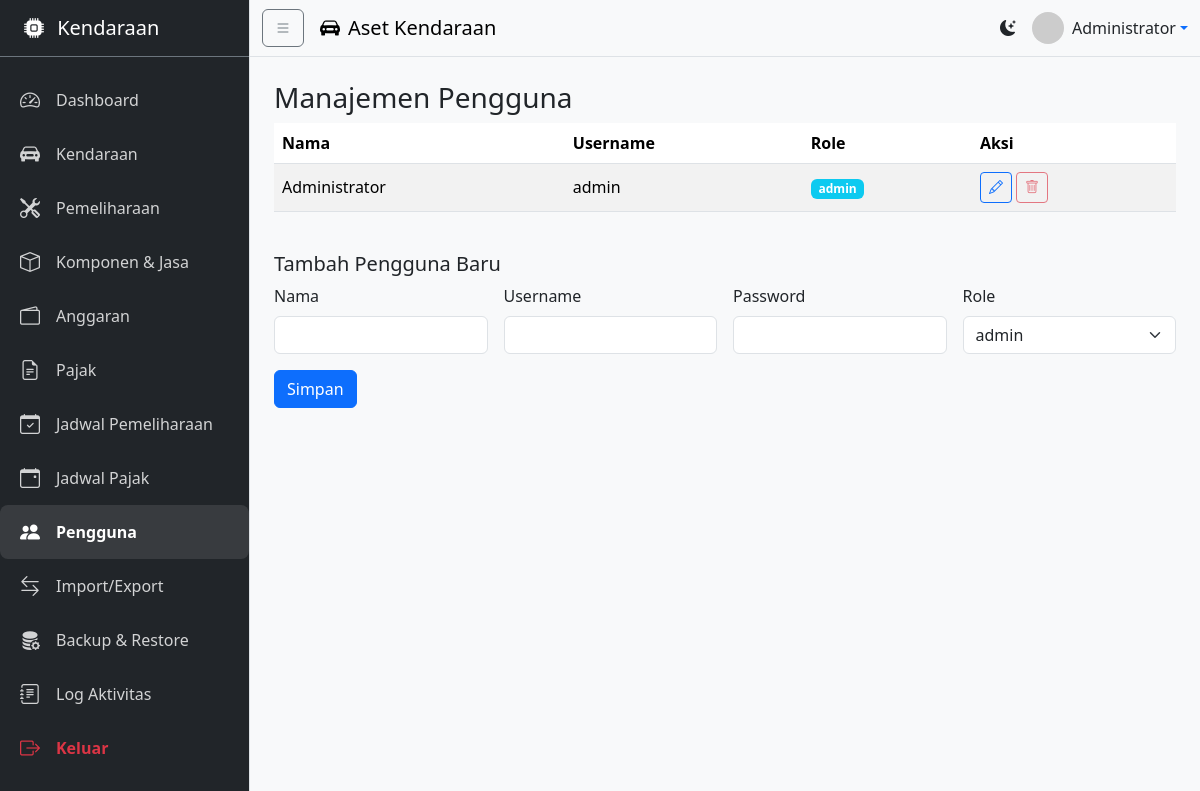
The app's page /users (signed in) with its own data.
### tables this page shows
CREATE TABLE IF NOT EXISTS users (
  id INT AUTO_INCREMENT PRIMARY KEY,
  name VARCHAR(100) NOT NULL,
  username VARCHAR(50) NOT NULL UNIQUE,
  password VARCHAR(255) NOT NULL,
  role ENUM('admin','user') NOT NULL DEFAULT 'user'
);

### app/core/Controller.php (called while the page is built, shortened)
<?php
class Controller {
    protected function render($view, $params = []) {
        include __DIR__ . '/../views/layouts/main.php';
    }
}

### app/controllers/UserController.php (called while the page is built, shortened)
<?php
class UserController extends Controller
{
    public function index()
    {
        $users = User::all();
        $this->render('user/index', compact('users'));
    }
}

### app/core/Router.php (called while the page is built, shortened)
<?php
class Router {
    private $routes = ['GET'=>[], 'POST'=>[]];
    public function get($p,$h){ $this->routes['GET'][$p]=$h; }
    public function post($p,$h){ $this->routes['POST'][$p]=$h; }
    public function dispatch(){
        $m = $_SERVER['REQUEST_METHOD'];
        $r = $_GET['route'] ?? parse_url($_SERVER['REQUEST_URI'], PHP_URL_PATH);
        if(!$r) $r='/'; $r = rtrim($r,'/') ?: '/';
        $h = $this->routes[$m][$r] ?? null;
        [$c,$a] = explode('@',$h);
        $obj = new $class();
        return $obj->$a();
    }
}

### public/index.php (called while the page is built, shortened)
<?php
$router = new Router();
$router->get('/', 'DashboardController@index');
$router->get('/login', 'AuthController@login');
$router->post('/login', 'AuthController@doLogin');
$router->get('/logout', 'AuthController@logout');
$router->get('/vehicles', 'VehicleController@index');
$router->get('/vehicles/create', 'VehicleController@create');
$router->post('/vehicles/store', 'VehicleController@store');
$router->get('/vehicles/edit', 'VehicleController@edit');
$router->post('/vehicles/update', 'VehicleController@update');
$router->post('/vehicles/delete', 'VehicleController@delete');
$router->get('/vehicles/show', 'VehicleController@show');
$router->get('/maintenance', 'MaintenanceController@index');
$router->post('/maintenance/store', 'MaintenanceController@store');
$router->get('/maintenance/edit', 'MaintenanceController@edit');
$router->post('/maintenance/update', 'MaintenanceController@update');
$router->post('/maintenance/delete', 'MaintenanceController@delete');
$router->get('/maintenance/byVehicle', 'MaintenanceController@byVehicle');
$router->get('/maintenance/details', 'MaintenanceController@details');
$router->post('/maintenance/details/store', 'MaintenanceController@storeDetail');
$router->post('/maintenance/details/delete', 'MaintenanceController@deleteDetail');
$router->get('/maintenance/nota', 'MaintenanceController@nota');
$router->get('/komponen', 'KomponenController@index');
$router->post('/komponen/store', 'KomponenController@store');
$router->get('/komponen/edit', 'KomponenController@edit');
$router->post('/komponen/update', 'KomponenController@update');
$router->post('/komponen/delete', 'KomponenController@delete');
$router->get('/budget', 'BudgetController@index');
$router->get('/budget/edit', 'BudgetController@edit');
$router->post('/budget/update', 'BudgetController@update');
$router->get('/tax', 'TaxController@index');
$router->post('/tax/store', 'TaxController@store');
$router->get('/tax/edit', 'TaxController@edit');
$router->post('/tax/update', 'TaxController@update');
$router->post('/tax/delete', 'TaxController@delete');
$router->get('/tax/byVehicle', 'TaxController@byVehicle');
$router->get('/schedule/maintenance', 'ScheduleController@maintenance');
$router->post('/schedule/maintenance/store', 'ScheduleController@storeMaintenance');
$router->get('/schedule/maintenance/edit', 'ScheduleController@editMaintenance');
$router->post('/schedule/maintenance/update', 'ScheduleController@updateMaintenance');
$router->post('/schedule/maintenance/delete', 'ScheduleController@deleteMaintenance');
$router->get('/schedule/tax', 'ScheduleController@tax');
$router->post('/schedule/tax/store', 'ScheduleController@storeTax');
$router->get('/schedule/tax/edit', 'ScheduleController@editTax');
$router->post('/schedule/tax/update', 'ScheduleController@updateTax');
$router->post('/schedule/tax/delete', 'ScheduleController@deleteTax');
$router->post('/schedule/tax/complete', 'ScheduleController@completeTax');
$router->get('/schedule/tax/export', 'ScheduleController@exportTaxPdf');
$router->get('/users', 'UserController@index');
$router->post('/users/store', 'UserController@store');
$router->get('/users/edit', 'UserController@edit');
$router->post('/users/update', 'UserController@update');
$router->post('/users/delete', 'UserController@delete');
$router->get('/import', 'ImportExportController@index');
$router->post('/import/csv', 'ImportExportController@importCSV');
$router->get('/export/vehicles/csv', 'ImportExportController@exportVehiclesCSV');
$router->get('/export/vehicles/pdf', 'ImportExportController@exportVehiclesPDF');
$router->get('/backup', 'BackupController@index');
$router->get('/backup/run', 'BackupController@run');
$router->post('/restore/upload', 'BackupController@restore');
$router->get('/usage', 'UsageController@index');
$router->post('/usage/store', 'UsageController@store');
$router->get('/usage/byVehicle', 'UsageController@byVehicle');
$router->get('/usage/create', 'UsageController@create');
$router->get('/usage/edit', 'UsageController@edit');
$router->post('/usage/update', 'UsageController@update');
$router->post('/usage/delete', 'UsageController@delete');
$router->get('/logs', 'LogController@index');
$router->dispatch();

### app/core/Auth.php (called while the page is built, shortened)
<?php
class Auth {
    public static function check(){ return isset($_SESSION['user']); }
    public static function user(){ return $_SESSION['user'] ?? null; }
    public static function role(){ return $_SESSION['user']['role'] ?? 'guest'; }
}

### app/models/User.php (called while the page is built, shortened)
<?php
class User
{
    public static function all()
    {
        $pdo = Database::getInstance()->pdo();
        return $pdo->query('SELECT id,name,username,role FROM users ORDER BY id DESC')->fetchAll();
    }
}

### app/views/user/index.php (the view, shortened to what this page needs)
<h3>Manajemen Pengguna</h3>
<div class="table-responsive mb-4">
  <table class="table table-striped align-middle">
    <thead>
      <tr>
        <th>Nama</th>
        <th>Username</th>
        <th>Role</th>
        <th>Aksi</th>
      </tr>
    </thead>
    <tbody>
      <?php foreach ($users as $u): ?>
        <tr>
          <td><?= htmlspecialchars($u['name']) ?></td>
          <td><?= htmlspecialchars($u['username']) ?></td>
          <td><span class="badge bg-info"><?= $u['role'] ?></span></td>
          <td>
            <a href="/users/edit?id=<?= $u['id'] ?>" class="btn btn-sm btn-outline-primary">
              <i class="bi bi-pencil"></i>
            </a>
            <form method="post" action="/users/delete" class="d-inline" onsubmit="return confirm('Yakin hapus user ini?')">
              <button class="btn btn-sm btn-outline-danger" <?= ($u['id'] == $_SESSION['user']['id']) ? 'disabled title="Tidak bisa hapus diri sendiri"' : '' ?>>
                <i class="bi bi-trash"></i>
              </button>
            </form>
          </td>
        </tr>
      <?php endforeach; ?>
    </tbody>
  </table>
</div>
<h5 class="mt-4">Tambah Pengguna Baru</h5>
<form method="post" action="/users/store" class="row g-3">
  <div class="col-md-3"><label class="form-label">Nama</label><input name="name" class="form-control" required></div>
  <div class="col-md-3"><label class="form-label">Username</label><input name="username" class="form-control" required></div>
  <div class="col-md-3"><label class="form-label">Password</label><input name="password" type="password" class="form-control" required></div>
  <div class="col-md-3"><label class="form-label">Role</label><select name="role" class="form-select">
      <option value="admin">admin</option>
    </select></div>
  <div class="col-12"><button class="btn btn-primary">Simpan</button></div>
</form>

### app/views/layouts/main.php (shortened to what this page needs)
<?php
$urlPath = parse_url($_SERVER['REQUEST_URI'], PHP_URL_PATH);
?>
<!doctype html>
<html lang="id">
<head>
  <link href="https://cdn.jsdelivr.net/npm/bootstrap@5.3.2/dist/css/bootstrap.min.css" rel="stylesheet">
  <link rel="stylesheet" href="<?= BASE_URL ?>/assets/css/app.css">
  <link rel="stylesheet" href="https://cdn.jsdelivr.net/npm/bootstrap-icons@1.11.4/font/bootstrap-icons.css">
</head>
<body data-bs-theme="light">
  <nav id="sidebar" class="bg-dark text-white border-end">
    <div class="sidebar-header p-3 border-bottom border-secondary">
      <h5 class="mb-0 px-2"><i class="bi bi-cpu-fill me-2"></i> <span>Kendaraan</span></h5>
    </div>
    <div class="nav flex-column py-3">
      <?php if (Auth::check()): ?>
        <a href="/" class="nav-link <?php echo $urlPath === '/' || $urlPath === '/index.php' ? 'active' : ''; ?>">
          <i class="bi bi-speedometer2 fs-5 me-3"></i> <span>Dashboard</span>
        </a>
        <a href="/vehicles" class="nav-link <?php echo $urlPath === '/vehicles' ? 'active' : ''; ?>">
          <i class="bi bi-car-front-fill fs-5 me-3"></i> <span>Kendaraan</span>
        </a>
        <a href="/maintenance" class="nav-link <?php echo $urlPath === '/maintenance' ? 'active' : ''; ?>">
          <i class="bi bi-tools fs-5 me-3"></i> <span>Pemeliharaan</span>
        </a>
        <a href="/komponen" class="nav-link <?php echo $urlPath === '/komponen' ? 'active' : ''; ?>">
          <i class="bi bi-box fs-5 me-3"></i> <span>Komponen & Jasa</span>
        </a>
        <a href="/budget" class="nav-link <?php echo $urlPath === '/budget' ? 'active' : ''; ?>">
          <i class="bi bi-wallet2 fs-5 me-3"></i> <span>Anggaran</span>
        </a>
        <a href="/tax" class="nav-link <?php echo $urlPath === '/tax' ? 'active' : ''; ?>">
          <i class="bi bi-file-earmark-text fs-5 me-3"></i> <span>Pajak</span>
        </a>
        <a href="/schedule/maintenance"
          class="nav-link <?php echo $urlPath === '/schedule/maintenance' ? 'active' : ''; ?>">
          <i class="bi bi-calendar-check fs-5 me-3"></i> <span>Jadwal Pemeliharaan</span>
        </a>
        <a href="/schedule/tax" class="nav-link <?php echo $urlPath === '/schedule/tax' ? 'active' : ''; ?>">
          <i class="bi bi-calendar-event fs-5 me-3"></i> <span>Jadwal Pajak</span>
        </a>
        <?php if (Auth::role() === 'admin'): ?>
          <a href="/users" class="nav-link <?php echo $urlPath === '/users' ? 'active' : ''; ?>">
            <i class="bi bi-people-fill fs-5 me-3"></i> <span>Pengguna</span>
          </a>
          <a href="/import" class="nav-link <?php echo $urlPath === '/import' ? 'active' : ''; ?>">
            <i class="bi bi-arrow-left-right fs-5 me-3"></i> <span>Import/Export</span>
          </a>
          <a href="/backup" class="nav-link <?php echo $urlPath === '/backup' ? 'active' : ''; ?>">
            <i class="bi bi-database-fill-gear fs-5 me-3"></i> <span>Backup & Restore</span>
          </a>
          <a href="/logs" class="nav-link <?php echo $urlPath === '/logs' ? 'active' : ''; ?>">
            <i class="bi bi-journal-text fs-5 me-3"></i> <span>Log Aktivitas</span>
          </a>
        <?php endif; ?>
        <a href="/logout" class="nav-link text-danger fw-bold">
          <i class="bi bi-box-arrow-right fs-5 me-3"></i> <span>Keluar</span>
        </a>
      <?php endif; ?>
    </div>
  </nav>
  <div id="main-content">
    <nav class="navbar navbar-expand-lg border-bottom bg-body-tertiary sticky-top">
      <div class="container-fluid">
        <button class="btn btn-outline-secondary me-3" id="sidebarToggle">
          <i class="bi bi-list"></i>
        </button>
        <a class="navbar-brand d-flex align-items-center" href="dashboard">
          <i class="d-none d-sm-inline bi bi-car-front-fill me-2"></i>
          <span class="d-none d-sm-inline">Aset Kendaraan</span>
        </a>
        <div class="ms-auto d-flex align-items-center">
          <button class="btn btn-link nav-link me-3" id="themeToggle">
            <i class="bi bi-moon-stars-fill" id="themeIcon"></i>
          </button>
          <?php
          $display_name = Auth::user()['name'] ?? 'User';
          ?>
          <div class="dropdown">
            <a href="#" class="d-flex align-items-center text-decoration-none dropdown-toggle" id="userMenu"
              data-bs-toggle="dropdown">
              <img src="https://ui-avatars.com/api/?name=<?= urlencode($display_name) ?>" alt="mdo" width="32"
                height="32" class="rounded-circle me-2">
              <span class="d-none d-md-inline text-body"><?= htmlspecialchars($display_name) ?></span>
            </a>
          </div>
        </div>
      </div>
    </nav>
    <div class="container-fluid p-4">
      <?php include $viewFile; ?>
    </div>
  </div>
</body>
</html>

### public/assets/css/app.css (style rules this page uses)
:root { --sidebar-width: 250px; --sidebar-collapsed-width: 70px; }
body { overflow-x: hidden; background-color: #f8f9fa; }
#sidebar { width: var(--sidebar-width); min-height: 100vh; transition: all 0.3s; position: fixed; z-index: 1000; }
#sidebar .nav-link { display: flex; align-items: center; white-space: nowrap; padding: 12px 20px; color: rgba(255, 255, 255, 0.8); }
#sidebar .nav .active { font-weight: bold; background-color: rgba(255, 255, 255, 0.1); color: #ffffff !important; }
#main-content { width: calc(100% - var(--sidebar-width)); margin-left: var(--sidebar-width); transition: all 0.3s; }
nav a.nav-link { border-radius: 0.5rem; }

### records on screen
users: name "Administrator", username "admin", role "admin"
